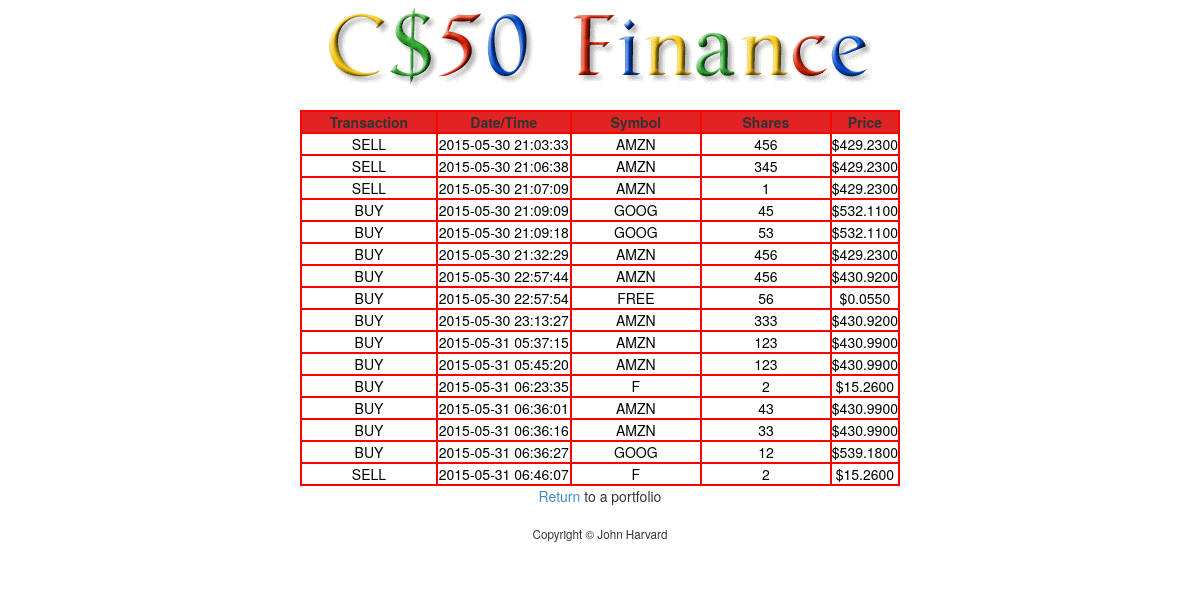
The app's page /history.php (signed in) with its own data.
### tables this page shows
CREATE TABLE `history` (
  `id` int(11) NOT NULL,
  `transaction` varchar(4) NOT NULL,
  `date` timestamp NOT NULL DEFAULT CURRENT_TIMESTAMP ON UPDATE CURRENT_TIMESTAMP,
  `symbol` varchar(6) NOT NULL,
  `shares` int(11) NOT NULL,
  `price` decimal(65,4) NOT NULL DEFAULT '0.0000',
  PRIMARY KEY (`date`)
);

### public/history.php (called while the page is built, shortened)
<?php
    $result = query("SELECT id, transaction, date, symbol, shares, price FROM history where id = ?",  $_SESSION["id"]);
    $history = [];
foreach ($result as $row)
{
        $history[] = [
            "transaction" => $row["transaction"],
            "date" => $row["date"],
            "symbol" => $row["symbol"],
            "shares" => $row["shares"],
            "price" => $row["price"],
        ];
    }
   render("history_form.php", ["history" => $history, "title" => "history_form"]);
?>

### templates/history_form.php (the view)
<form action="register.php" method="post">
<div >
<table>
<tr>
<th> Transaction </th>
<th> Date/Time </th>
<th> Symbol </th>
<th> Shares  </th>
<th> Price </th>
</tr>
    <?php foreach ($history as $histories): ?>
    <tr >
        <td><?= $histories["transaction"] ?></td>
        <td><?= $histories["date"] ?></td>
        <td><?= $histories["symbol"] ?></td>
        <td><?= $histories["shares"] ?></td>
        <td><?= "$" .$histories["price"] ?></td>
    </tr>
<?php endforeach ?>
</table>
</div>
<div>
     <a href="index.php">Return</a> to a portfolio
</div>
</form>

### includes/functions.php (shortened to what this page needs)
<?php
    function query()
    {
        $sql = func_get_arg(0);
        $parameters = array_slice(func_get_args(), 1);
        static $handle;
        if (!isset($handle))
        {
            try
            {
                $handle = new PDO("mysql:dbname=" . DATABASE . ";host=" . SERVER, USERNAME, PASSWORD);
                $handle->setAttribute(PDO::ATTR_EMULATE_PREPARES, false);
            }
            catch (Exception $e)
            {
                trigger_error($e->getMessage(), E_USER_ERROR);
                exit;
            }
        }
        $statement = $handle->prepare($sql);
        $results = $statement->execute($parameters);
        if ($results !== false)
        {
            return $statement->fetchAll(PDO::FETCH_ASSOC);
        }
        else
        {
            return false;
        }
    }
    function render($template, $values = [])
    {
        if (file_exists("../templates/$template"))
        {
            extract($values);
            require("../templates/header.php");
            require("../templates/$template");
            require("../templates/footer.php");
        }
        else
        {
            trigger_error("Invalid template: $template", E_USER_ERROR);
        }
    }
?>

### templates/header.php (shortened to what this page needs)
<!DOCTYPE html>
<html>
    <head>
        <link href="/css/bootstrap.min.css" rel="stylesheet"/>
        <link href="/css/bootstrap-theme.min.css" rel="stylesheet"/>
        <link href="/css/styles.css" rel="stylesheet"/>
    </head>
    <body>
        <div class="container">
            <div id="top">
                <a href="/"><img alt="C$50 Finance" src="/img/logo.gif"/></a>
            </div>
            <div id="middle">

### templates/footer.php
            </div>
            <div id="bottom">
                Copyright &#169; John Harvard
            </div>
        </div>
    </body>
</html>

### public/css/styles.css (style rules this page uses)
.container { margin-left: auto; margin-right: auto; text-align: center; }
#bottom { font-size: smaller; margin: 20px; }
td, tr, th { border: 2px solid red; text-align: center; width: 25%; }
td { color: black; }
tr { padding: 5px; width: 100px; }
th { background-color: #E22323; }
table { margin-left:auto; margin-right:auto; width: 600px; }

### records on screen
history: transaction "SELL", date "2015-05-30 21:03:33", symbol "AMZN", shares "456", price "429.2300"
history: transaction "SELL", date "2015-05-30 21:06:38", symbol "AMZN", shares "345", price "429.2300"
history: transaction "SELL", date "2015-05-30 21:07:09", symbol "AMZN", shares "1", price "429.2300"
history: transaction "BUY", date "2015-05-30 21:09:09", symbol "GOOG", shares "45", price "532.1100"
history: transaction "BUY", date "2015-05-30 21:09:18", symbol "GOOG", shares "53", price "532.1100"
history: transaction "BUY", date "2015-05-30 21:32:29", symbol "AMZN", shares "456", price "429.2300"
history: transaction "BUY", date "2015-05-30 22:57:44", symbol "AMZN", shares "456", price "430.9200"
history: transaction "BUY", date "2015-05-30 22:57:54", symbol "FREE", shares "56", price "0.0550"
history: transaction "BUY", date "2015-05-30 23:13:27", symbol "AMZN", shares "333", price "430.9200"
history: transaction "BUY", date "2015-05-31 05:37:15", symbol "AMZN", shares "123", price "430.9900"
history: transaction "BUY", date "2015-05-31 05:45:20", symbol "AMZN", shares "123", price "430.9900"
history: transaction "BUY", date "2015-05-31 06:23:35", symbol "F", shares "2", price "15.2600"
history: transaction "BUY", date "2015-05-31 06:36:01", symbol "AMZN", shares "43", price "430.9900"
history: transaction "BUY", date "2015-05-31 06:36:16", symbol "AMZN", shares "33", price "430.9900"
history: transaction "BUY", date "2015-05-31 06:36:27", symbol "GOOG", shares "12", price "539.1800"
history: transaction "SELL", date "2015-05-31 06:46:07", symbol "F", shares "2", price "15.2600"
